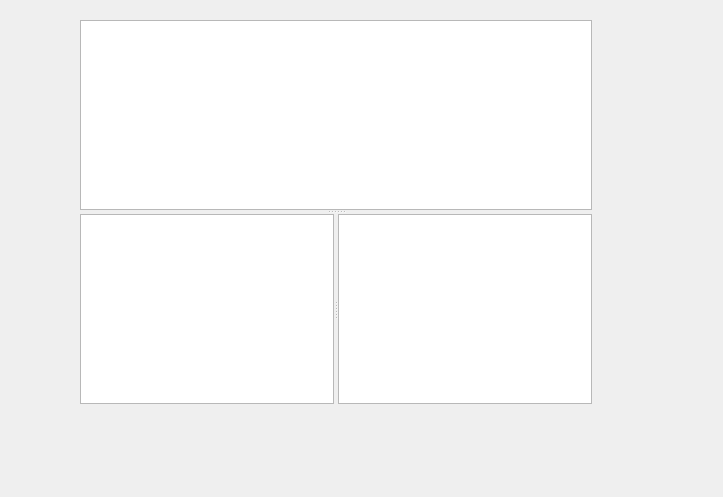
<?xml version="1.0" encoding="UTF-8"?>
<ui version="4.0">
 <class>Form</class>
 <widget class="QWidget" name="Form">
  <property name="geometry">
   <rect>
    <x>0</x>
    <y>0</y>
    <width>723</width>
    <height>497</height>
   </rect>
  </property>
  <property name="sizePolicy">
   <sizepolicy hsizetype="Maximum" vsizetype="Maximum">
    <horstretch>0</horstretch>
    <verstretch>0</verstretch>
   </sizepolicy>
  </property>
  <property name="windowTitle">
   <string>Form</string>
  </property>
  <widget class="QSplitter" name="splitter_2">
   <property name="geometry">
    <rect>
     <x>80</x>
     <y>20</y>
     <width>512</width>
     <height>384</height>
    </rect>
   </property>
   <property name="sizePolicy">
    <sizepolicy hsizetype="Preferred" vsizetype="Expanding">
     <horstretch>0</horstretch>
     <verstretch>0</verstretch>
    </sizepolicy>
   </property>
   <property name="orientation">
    <enum>Qt::Vertical</enum>
   </property>
   <widget class="QTableView" name="tableView"/>
   <widget class="QSplitter" name="splitter">
    <property name="orientation">
     <enum>Qt::Horizontal</enum>
    </property>
    <widget class="QTextBrowser" name="textBrowser"/>
    <widget class="QTextBrowser" name="textBrowser_2"/>
   </widget>
  </widget>
 </widget>
 <resources/>
 <connections/>
</ui>
